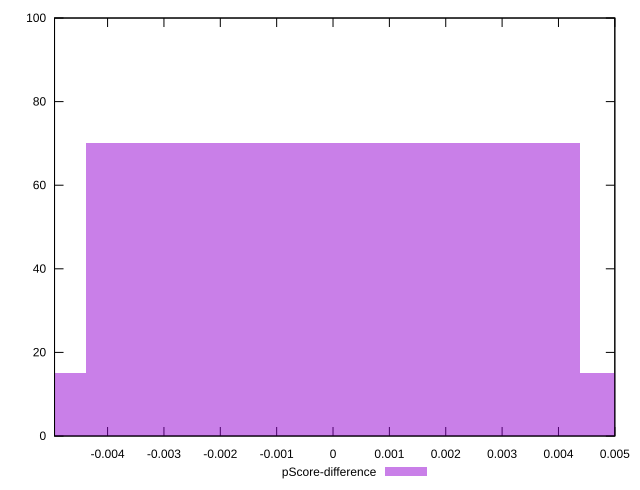

The gnuplot source for this figure:
reset

$pScoreDifference <<EOF
0 70
0.008750442629250553 15
-0.008750442629250553 15
EOF

set key outside below
set boxwidth 0.008750442629250553
set xrange [-0.004941176470588227:0.004999999999999893]
set yrange [0:100]
set trange [0:100]
set style fill transparent solid 0.5 noborder
set terminal svg size 640, 490 enhanced background rgb 'white'
set output "report_00009_2021-02-08T22-37-41.559Z/render-blocking-resources/samples/pages+cached+noadtech+nomedia/pScore-difference/histogram.svg"

plot $pScoreDifference title "pScore-difference" with boxes

reset
